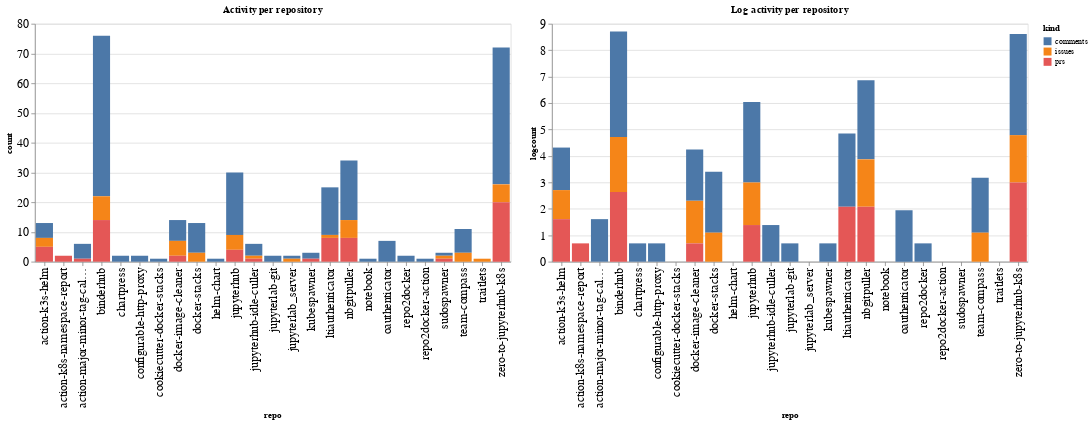

The cell this chart's notebook holds for it:
### Code cell
ch1 = alt.Chart(repo_summaries, width=600, title="Activity per repository").mark_bar().encode(
    x='repo',
    y='count',
    color='kind',
    tooltip="kind"
)

ch2 = alt.Chart(repo_summaries, width=600, title="Log activity per repository").mark_bar().encode(
    x='repo',
    y='logcount',
    color='kind',
    tooltip="kind"
)

ch1 | ch2

### Figure 1 — Vega-Lite specification as saved in the notebook (floating-point values rounded to 4 significant figures)
{"config": {"axisLeft": {"labelFontSize": 15}, "axisBottom": {"labelFontSize": 15}}, "hconcat": [{"mark": "bar", "encoding": {"color": {"type": "nominal", "field": "kind"}, "tooltip": {"type": "nominal", "field": "kind"}, "x": {"type": "nominal", "field": "repo"}, "y": {"type": "quantitative", "field": "count"}}, "title": "Activity per repository", "width": 600}, {"mark": "bar", "encoding": {"color": {"type": "nominal", "field": "kind"}, "tooltip": {"type": "nominal", "field": "kind"}, "x": {"type": "nominal", "field": "repo"}, "y": {"type": "quantitative", "field": "logcount"}}, "title": "Log activity per repository", "width": 600}], "data": {"name": "data-cf23de4f04298313dd02693525bf0747"}, "$schema": "https://vega.github.io/schema/vega-lite/v4.8.1.json", "datasets": {"data-cf23de4f04298313dd02693525bf0747": [{"repo": "action-k3s-helm", "kind": "comments", "count": 5, "logcount": 1.609}, {"repo": "action-k3s-helm", "kind": "issues", "count": 3, "logcount": 1.099}, {"repo": "action-k3s-helm", "kind": "prs", "count": 5, "logcount": 1.609}, {"repo": "action-k8s-namespace-report", "kind": "prs", "count": 2, "logcount": 0.6931}, {"repo": "action-major-minor-tag-calculator", "kind": "comments", "count": 5, "logcount": 1.609}, {"repo": "action-major-minor-tag-calculator", "kind": "prs", "count": 1, "logcount": 0.0}, {"repo": "binderhub", "kind": "comments", "count": 54, "logcount": 3.989}, {"repo": "binderhub", "kind": "issues", "count": 8, "logcount": 2.079}, {"repo": "binderhub", "kind": "prs", "count": 14, "logcount": 2.639}, {"repo": "chartpress", "kind": "comments", "count": 2, "logcount": 0.6931}, {"repo": "configurable-http-proxy", "kind": "comments", "count": 2, "logcount": 0.6931}, {"repo": "cookiecutter-docker-stacks", "kind": "comments", "count": 1, "logcount": 0.0}, {"repo": "docker-image-cleaner", "kind": "comments", "count": 7, "logcount": 1.946}, {"repo": "docker-image-cleaner", "kind": "issues", "count": 5, "logcount": 1.609}, {"repo": "docker-image-cleaner", "kind": "prs", "count": 2, "logcount": 0.6931}, {"repo": "docker-stacks", "kind": "comments", "count": 10, "logcount": 2.303}, {"repo": "docker-stacks", "kind": "issues", "count": 3, "logcount": 1.099}, {"repo": "helm-chart", "kind": "comments", "count": 1, "logcount": 0.0}, {"repo": "jupyterhub", "kind": "comments", "count": 21, "logcount": 3.045}, {"repo": "jupyterhub", "kind": "issues", "count": 5, "logcount": 1.609}, {"repo": "jupyterhub", "kind": "prs", "count": 4, "logcount": 1.386}, {"repo": "jupyterhub-idle-culler", "kind": "comments", "count": 4, "logcount": 1.386}, {"repo": "jupyterhub-idle-culler", "kind": "issues", "count": 1, "logcount": 0.0}, {"repo": "jupyterhub-idle-culler", "kind": "prs", "count": 1, "logcount": 0.0}, {"repo": "jupyterlab-git", "kind": "comments", "count": 2, "logcount": 0.6931}, {"repo": "jupyterlab_server", "kind": "comments", "count": 1, "logcount": 0.0}, {"repo": "jupyterlab_server", "kind": "issues", "count": 1, "logcount": 0.0}, {"repo": "kubespawner", "kind": "comments", "count": 2, "logcount": 0.6931}, {"repo": "kubespawner", "kind": "prs", "count": 1, "logcount": 0.0}, {"repo": "ltiauthenticator", "kind": "comments", "count": 16, "logcount": 2.773}, {"repo": "ltiauthenticator", "kind": "issues", "count": 1, "logcount": 0.0}, {"repo": "ltiauthenticator", "kind": "prs", "count": 8, "logcount": 2.079}, {"repo": "nbgitpuller", "kind": "comments", "count": 20, "logcount": 2.996}, {"repo": "nbgitpuller", "kind": "issues", "count": 6, "logcount": 1.792}, {"repo": "nbgitpuller", "kind": "prs", "count": 8, "logcount": 2.079}, {"repo": "notebook", "kind": "comments", "count": 1, "logcount": 0.0}, {"repo": "oauthenticator", "kind": "comments", "count": 7, "logcount": 1.946}, {"repo": "repo2docker", "kind": "comments", "count": 2, "logcount": 0.6931}, {"repo": "repo2docker-action", "kind": "comments", "count": 1, "logcount": 0.0}, {"repo": "sudospawner", "kind": "comments", "count": 1, "logcount": 0.0}, {"repo": "sudospawner", "kind": "issues", "count": 1, "logcount": 0.0}, {"repo": "sudospawner", "kind": "prs", "count": 1, "logcount": 0.0}, {"repo": "team-compass", "kind": "comments", "count": 8, "logcount": 2.079}, {"repo": "team-compass", "kind": "issues", "count": 3, "logcount": 1.099}, {"repo": "traitlets", "kind": "issues", "count": 1, "logcount": 0.0}, {"repo": "zero-to-jupyterhub-k8s", "kind": "comments", "count": 46, "logcount": 3.829}, {"repo": "zero-to-jupyterhub-k8s", "kind": "issues", "count": 6, "logcount": 1.792}, {"repo": "zero-to-jupyterhub-k8s", "kind": "prs", "count": 20, "logcount": 2.996}]}}
